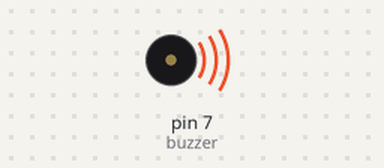
Bench run of a sketch on a simulated Arduino Uno, built with avr-gcc and run on an emulated ATmega328P. Parts: buzzer (waves = sounding).

Above: at 0.2 s.
Timing chart, 0 to 3.0 s (numbered marks = the images above):
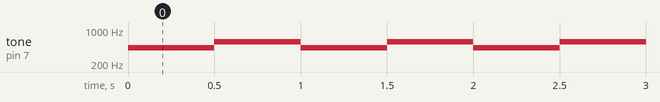

Measured:
- by itself, tone on pin 7 (buzzer): alternates 580 Hz for 0.50 s and 435 Hz for 0.50 s

The sketch:

buzzer_simple.ino
```cpp
int buzzer = 7;


void setup() {
  // put your setup code here, to run once:
  pinMode(buzzer,OUTPUT);

}

void loop() {
  // put your main code here, to run repeatedly:
  tone(buzzer, 435);
  delay(500);
  tone(buzzer,580);
  delay(500);


}
```
